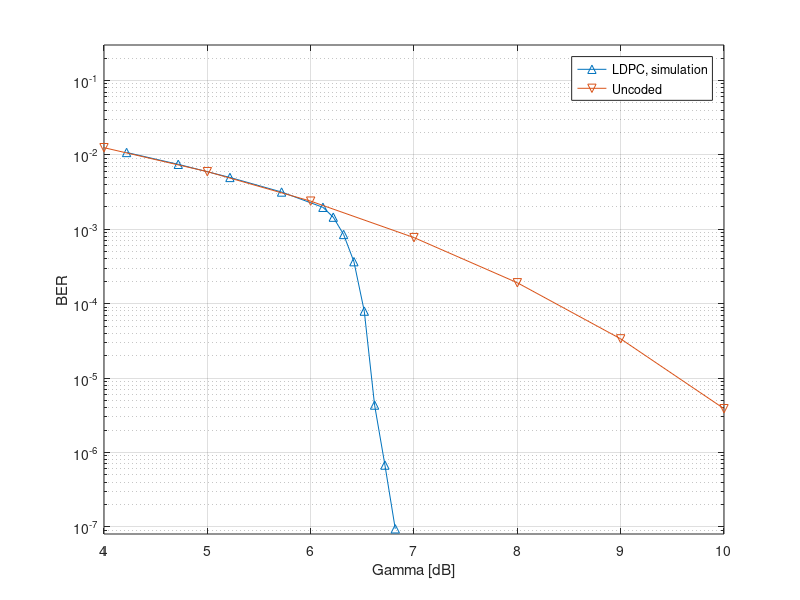

The MATLAB source for this figure:
close all

K = 30592;
N = 32640;

ebno_dB = [4.5, 5, 5.5, 6, 6.4, 6.5, 6.6, 6.7, 6.8, 6.9, 7, 7.1];
gamma = 10.^(ebno_dB/10)*K/N;
gamma_dB = 10*log10(gamma);

BER = [0.0107698, 0.00746274, 0.00497123, 0.00316586, 0.00197241, 0.00145332, 0.000851121, 0.000366599, 7.93508e-05, 4.3312e-06, (61+48+49+43+47)/12000/30592, 46/16000/30592];

Pbit_uncoded = @(x) qfunc(sqrt(2*x));

figure,
semilogy(gamma_dB, BER, '-^'), hold on,
semilogy(0:10, Pbit_uncoded(10.^((0:10)/10)), '-v')
xlim([4, 10])
ylim([8e-8, 3e-1])
grid on
xlabel('Gamma [dB]')
ylabel('BER')
legend('LDPC, simulation', 'Uncoded')

